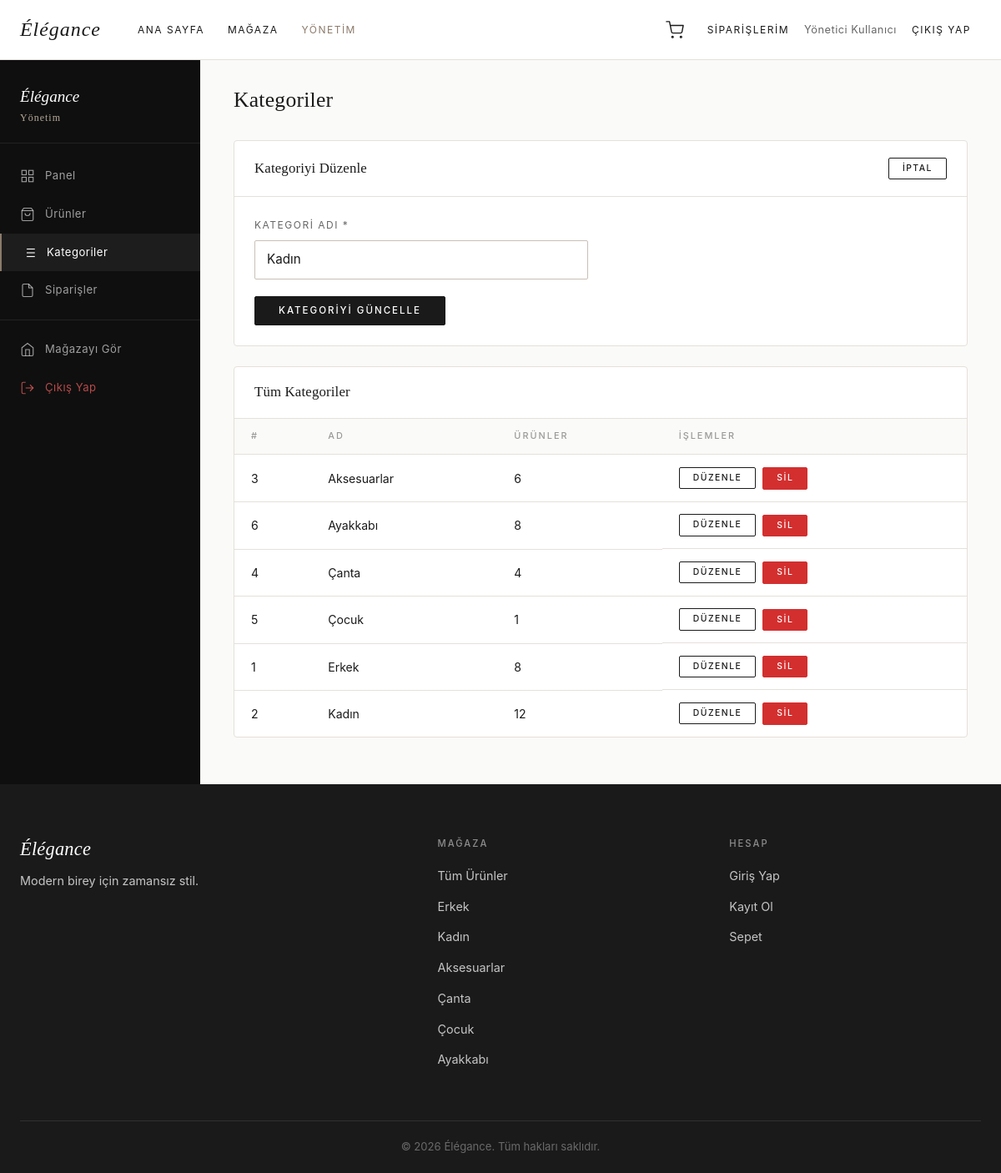
The page /admin/categories.php?action=edit&id=2 (signed in) on the database its author committed.
### tables this page shows
CREATE TABLE `categories` (
  `id` int(11) NOT NULL,
  `category_name` varchar(100) NOT NULL
);

### admin/categories.php (the view, shortened to what this page needs)
<?php
$pdo = getDB();
$editCat = null;
if (($_GET['action'] ?? '') === 'edit' && !empty($_GET['id'])) {
    $editStmt = $pdo->prepare('SELECT * FROM categories WHERE id = ?');
    $editStmt->execute([(int)$_GET['id']]);
    $editCat = $editStmt->fetch();
}
$categories = $pdo->query('SELECT c.*, COUNT(p.id) as product_count FROM categories c LEFT JOIN products p ON c.id = p.category_id GROUP BY c.id ORDER BY c.category_name')->fetchAll();
include dirname(__DIR__) . '/includes/header.php';
?>
<div class="admin-layout">
    <?php include __DIR__ . '/partials/sidebar.php'; ?>
    <div class="admin-main">
        <div class="admin-topbar">
            <h1 class="admin-page-title">Kategoriler</h1>
        </div>
        <div class="admin-card">
            <div class="admin-card__header">
                <h2 class="admin-card__title"><?= $editCat ? 'Kategoriyi Düzenle' : 'Kategori Ekle' ?></h2>
                <?php if ($editCat): ?>
                    <a href="<?= SITE_URL ?>/admin/categories.php" class="btn btn--secondary btn--sm">İptal</a>
                <?php endif; ?>
            </div>
            <form method="POST" action="" class="admin-form">
                <div class="form-group" style="max-width:400px">
                    <label class="form-label">Kategori Adı *</label>
                    <input type="text" name="category_name" class="form-control"
                           value="<?= htmlspecialchars($editCat['category_name'] ?? '') ?>" required>
                </div>
                <button type="submit" class="btn btn--primary">
                    <?= $editCat ? 'Kategoriyi Güncelle' : 'Kategori Ekle' ?>
                </button>
            </form>
        </div>
        <div class="admin-card">
            <div class="admin-card__header">
                <h2 class="admin-card__title">Tüm Kategoriler</h2>
            </div>
            <div class="admin-table-wrap">
                <table class="admin-table">
                    <thead>
                        <tr>
                            <th>#</th>
                            <th>Ad</th>
                            <th>Ürünler</th>
                            <th>İşlemler</th>
                        </tr>
                    </thead>
                    <tbody>
                        <?php if (empty($categories)): ?>
                        <tr><td colspan="4" class="admin-table__empty">Henüz kategori yok.</td></tr>
                        <?php else: ?>
                        <?php foreach ($categories as $cat): ?>
                        <tr>
                            <td><?= $cat['id'] ?></td>
                            <td><?= htmlspecialchars($cat['category_name']) ?></td>
                            <td><?= $cat['product_count'] ?></td>
                            <td class="admin-table__actions">
                                <a href="?action=edit&id=<?= $cat['id'] ?>" class="btn btn--secondary btn--sm">Düzenle</a>
                                <form method="POST" action="" style="display:inline"
                                      onsubmit="return confirm('Bu kategori silinsin mi? Ürünler kategorisiz kalacak.')">
                                    <button type="submit" class="btn btn--danger btn--sm">Sil</button>
                                </form>
                            </td>
                        </tr>
                        <?php endforeach; ?>
                        <?php endif; ?>
                    </tbody>
                </table>
            </div>
        </div>
    </div>
</div>
<?php include dirname(__DIR__) . '/includes/footer.php'; ?>

### assets/css/style.css (style rules this page uses)
:root { --primary: #1a1a1a; --primary-hover: #333333; --secondary: #8c7b6b; --secondary-light: #b5a898; --white: #ffffff; --off-white: #fafaf8; --light-gray: #f8f8f8; --warm-light: #f0ede8; --border: #e5e0da; --border-dark: #c8c0b8; --text: #1a1a1a; --text-light: #666666; --text-muted: #999999; --success: #4caf50; --success-bg: #f0faf0; --error: #d32f2f; --error-bg: #fef0f0; --font-heading: Georgia, 'Times New Roman', serif; --font-body: -apple-system, BlinkMacSystemFont, 'Segoe UI', Helvetica, Arial, sans-serif; --transition: 0.25s ease; --transition-slow: 0.4s ease; --shadow-sm: 0 1px 4px rgba(0,0,0,0.06); --shadow: 0 4px 20px rgba(0,0,0,0.08); --shadow-md: 0 8px 32px rgba(0,0,0,0.12); --shadow-hover: 0 12px 48px rgba(0,0,0,0.16); --radius: 2px; --radius-md: 4px; --container-max: 1200px; --nav-height: 72px; }
*, *::before, *::after { box-sizing: border-box; margin: 0; padding: 0; }
html { scroll-behavior: smooth; -webkit-text-size-adjust: 100%; }
body { font-family: var(--font-body); font-size: 15px; line-height: 1.65; color: var(--text); background: var(--white); -webkit-font-smoothing: antialiased; -moz-osx-font-smoothing: grayscale; }
a { color: inherit; text-decoration: none; }
button { cursor: pointer; font-family: inherit; }
input, textarea, select { font-family: inherit; }
h1, h2, h3, h4, h5 { font-family: var(--font-heading); font-weight: normal; line-height: 1.25; letter-spacing: 0.01em; color: var(--primary); }
.btn { display: inline-flex; align-items: center; justify-content: center; gap: 8px; padding: 11px 28px; font-family: var(--font-body); font-size: 0.72rem; font-weight: 500; letter-spacing: 2px; text-transform: uppercase; text-align: center; border: 1px solid transparent; border-radius: var(--radius); cursor: pointer; transition: all var(--transition); white-space: nowrap; text-decoration: none; line-height: 1; }
.btn--primary { background: var(--primary); color: var(--white); border-color: var(--primary); }
.btn--secondary { background: transparent; color: var(--primary); border-color: var(--primary); }
.btn--danger { background: var(--error); color: var(--white); border-color: var(--error); }
.btn--sm { padding: 7px 16px; font-size: 0.65rem; letter-spacing: 1.5px; }
.form-group { margin-bottom: 20px; }
.form-label { display: block; font-size: 0.75rem; letter-spacing: 1.5px; text-transform: uppercase; color: var(--text-light); margin-bottom: 8px; }
.form-control { display: block; width: 100%; padding: 11px 14px; font-size: 0.95rem; color: var(--primary); background: var(--white); border: 1px solid var(--border-dark); border-radius: var(--radius); transition: border-color var(--transition), box-shadow var(--transition); line-height: 1.5; outline: none; }
.admin-layout { display: flex; min-height: calc(100vh - var(--nav-height)); }
.admin-main { flex: 1; padding: 32px 40px; background: var(--off-white); overflow-x: auto; }
.admin-topbar { display: flex; align-items: center; justify-content: space-between; margin-bottom: 32px; }
.admin-page-title { font-size: 1.6rem; }
.admin-card { background: var(--white); border: 1px solid var(--border); border-radius: var(--radius-md); margin-bottom: 24px; overflow: hidden; }
.admin-card__header { display: flex; align-items: center; justify-content: space-between; padding: 20px 24px; border-bottom: 1px solid var(--border); }
.admin-card__title { font-size: 1.05rem; }
.admin-table-wrap { overflow-x: auto; }
.admin-table { width: 100%; border-collapse: collapse; font-size: 0.88rem; }
.admin-table th { padding: 12px 20px; text-align: left; font-size: 0.68rem; letter-spacing: 2px; text-transform: uppercase; color: var(--text-muted); font-weight: 500; font-family: var(--font-body); background: var(--off-white); border-bottom: 1px solid var(--border); }
.admin-table td { padding: 14px 20px; border-bottom: 1px solid var(--border); vertical-align: middle; }
.admin-table tr:last-child td { border-bottom: none; }
.admin-table__actions { display: flex; gap: 8px; align-items: center; }
.admin-form { padding: 24px; }

### rows shown on the page
categories: category_name "Kadın", id "2", product_count "12"
categories: id "3", category_name "Aksesuarlar", product_count "6"
categories: id "6", category_name "Ayakkabı", product_count "8"
categories: id "4", category_name "Çanta", product_count "4"
categories: id "5", category_name "Çocuk", product_count "1"
categories: id "1", category_name "Erkek", product_count "8"

### other values the page prints
$_SESSION['full_name'] "Yönetici Kullanıcı"
